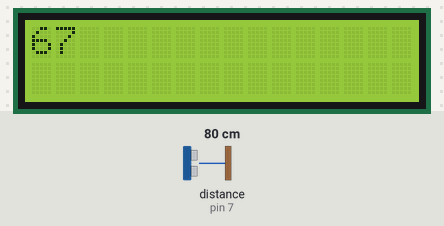
A sketch run on a simulated Arduino Uno, built with avr-gcc and run on an emulated ATmega328P. On the bench: 16×2 character LCD. Wiring (inferred from the names in the program): ultrasonic range finder: trigger pin 8; echo pin 7. The test bench sets the inputs (shaded band); at power-on: distance to the obstacle (sensor on pin 7) 80 cm. The echo pulse lasts 58.3 µs per cm.

Above: at 1.2 s.
1.3 s: distance to the obstacle (sensor on pin 7) set to 2 cm
At 2.1 s:
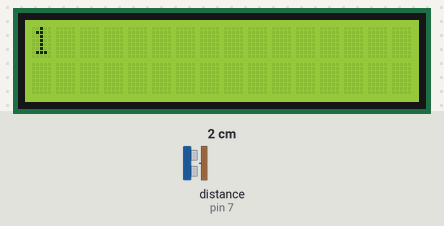
3.1 s: distance to the obstacle (sensor on pin 7) set to 18 cm
At 4.9 s:
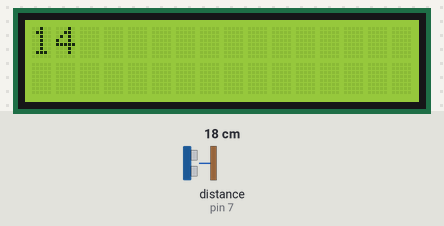
5.1 s: distance to the obstacle (sensor on pin 7) set to 4 cm
At 6.5 s:
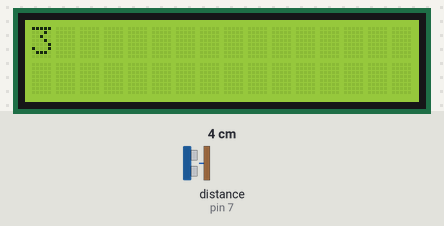
Timing chart, 0 to 8.1 s (numbered marks = the images above; inputs shaded):
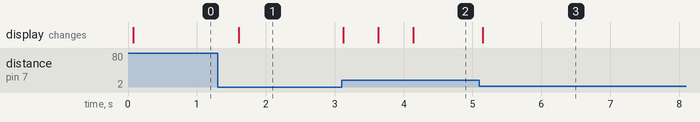

The sketch:

sensor_ultrasonico2.ino
```cpp
#include <LiquidCrystal_I2C.h>

// aqui se configuran los pines para la pantalla
LiquidCrystal_I2C lcd(0x27 ,16,2);

int Trigger=8;
int Echo =7;
long Sensor;
long Distancia;

void setup() {
lcd.init();
lcd.backlight();
lcd.home();
pinMode(Trigger, OUTPUT);
pinMode(Echo, INPUT);
digitalWrite(Trigger, LOW);
}

void loop() {
digitalWrite(8, HIGH);
delayMicroseconds(10);
digitalWrite(8, LOW);
Sensor=pulseIn(7, HIGH);
Distancia=Sensor/69;
  lcd.clear();
  lcd.setCursor ( 0, 0);
  lcd.print(Distancia);
  delay(500);

}
```

Measured:
- after the input at 1.3 s, the display: changes after 0.31 s (image 1)
- after the input at 3.1 s, the display: changes at once (image 2)
- after the input at 5.1 s, the display: changes after 0.05 s (image 3)
